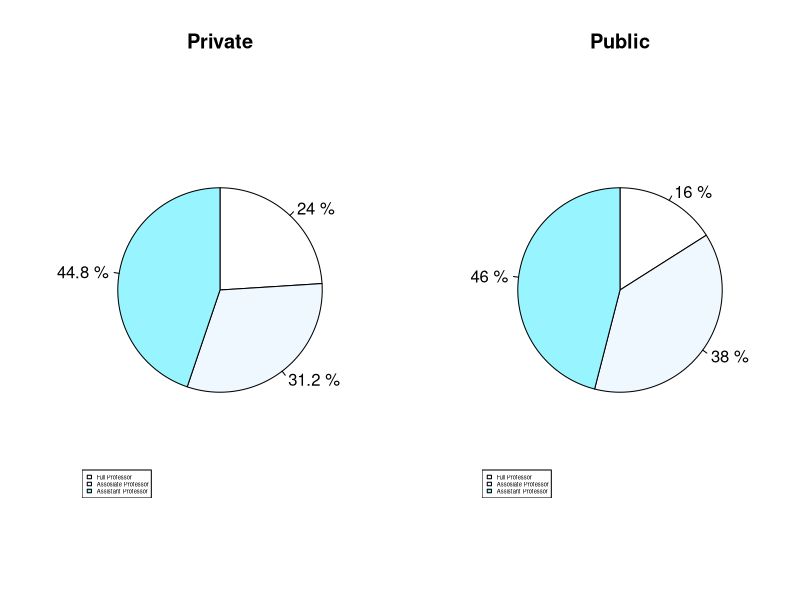

Generate this figure with R:
public<-c(24,57,69)
private<-c(60,78,112)
private_percent<-(private*100)/250
public_percent<-(public*100)/150
private_percent
label<-paste(public_percent,"%",sep=" ")
label1<-paste(private_percent,"%",sep=" ")
par(mfrow = c(1,2))
color<-c("white","aliceblue","cadetblue1")
pie(private_percent,labels = label1,clockwise = TRUE,main="Private",col = color)
legend("bottomleft",c("Full Professor","Assosiate Professor","Assistant Professor"),cex=0.35,fill = color)
pie(public_percent,labels = label,clockwise = TRUE,main="Public",col = color)
legend("bottomleft",c("Full Professor","Assosiate Professor","Assistant Professor"),cex=0.35,fill = color)
cat("proportion of assistant professor is roughly same for both private and public colleges")
cat("public colleges have smaller proportion of full professors and a large proportion of associate professors")